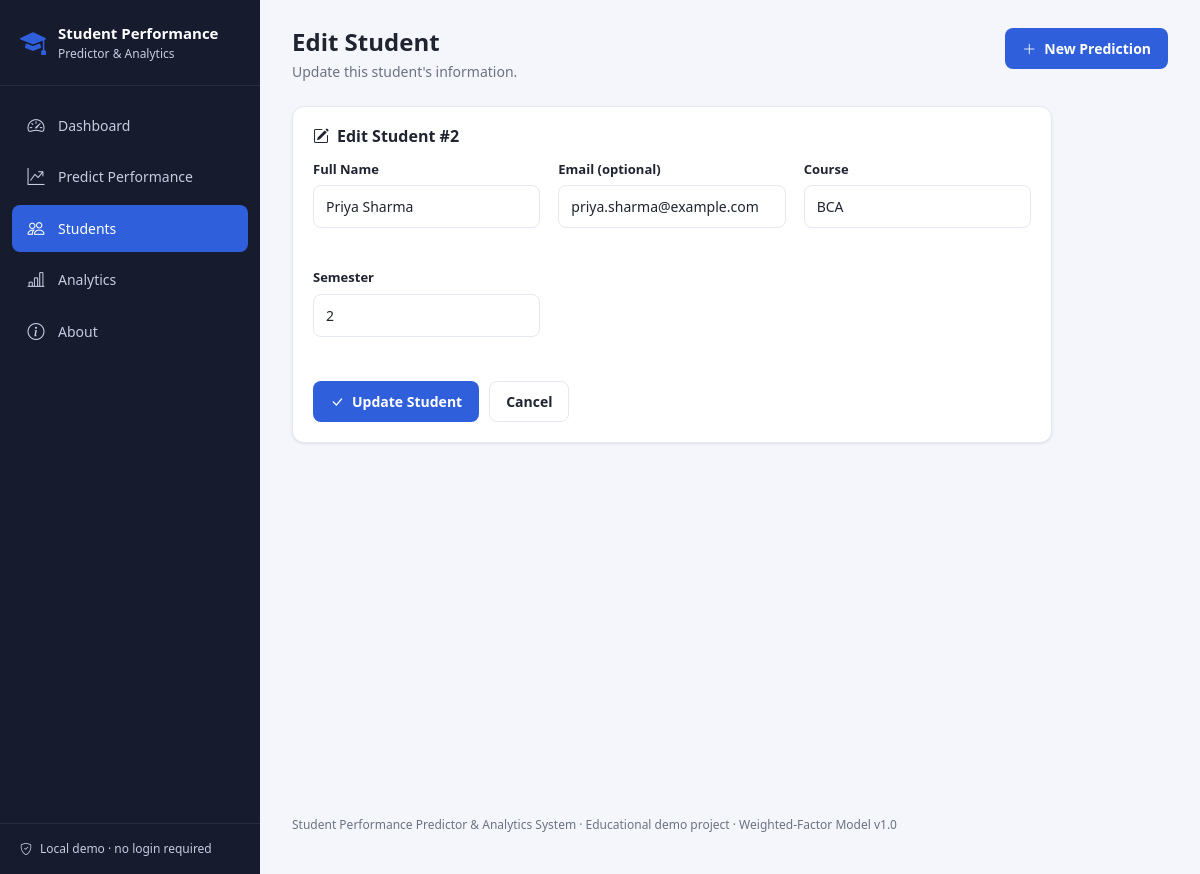
Screenshot of /edit_student.php?id=2 with the database file from the repository.
### tables this page shows
CREATE TABLE students (
    id INT AUTO_INCREMENT PRIMARY KEY,
    name VARCHAR(100) NOT NULL,
    email VARCHAR(100) UNIQUE,
    course_id INT,
    semester INT CHECK (semester BETWEEN 1 AND 12),

    FOREIGN KEY (course_id) REFERENCES courses(id)
);

CREATE TABLE courses (
    id INT AUTO_INCREMENT PRIMARY KEY,
    course_name VARCHAR(50) NOT NULL UNIQUE
);

### includes/functions.php (called while the page is built, shortened)
<?php
function h($value)
{
    return htmlspecialchars((string) $value, ENT_QUOTES, 'UTF-8');
}

### edit_student.php (the view, shortened to what this page needs)
<?php
require_once __DIR__ . '/includes/header.php';
$id = filter_input(INPUT_GET, 'id', FILTER_VALIDATE_INT);
$stmt = $pdo->prepare("SELECT * FROM students WHERE id = ?");
$stmt->execute([$id]);
$student = $stmt->fetch();
$old = [
    'name' => $student['name'],
    'email' => $student['email'] ?? '',
    'course_id' => $student['course_id'],
    'semester' => $student['semester'],
];
$courses = $pdo->query("SELECT id, course_name FROM courses ORDER BY course_name")->fetchAll();
require_once __DIR__ . '/includes/sidebar.php';
?>
<main class="main-content">
    <?php $pageDescription = 'Update this student\'s information.'; require_once __DIR__ . '/includes/navbar.php'; ?>
    <div class="card-box form-card">
        <h2 class="section-title"><i class="bi bi-pencil-square"></i> Edit Student #<?= (int) $id ?></h2>
        <form method="POST" action="edit_student.php?id=<?= (int) $id ?>" id="studentForm" novalidate>
            <div class="form-grid">
                <div class="form-group">
                    <label for="name">Full Name</label>
                    <input type="text" class="form-control" id="name" name="name" value="<?= h($old['name']) ?>" required>
                    <span class="form-error" id="name_error"></span>
                </div>
                <div class="form-group">
                    <label for="email">Email (optional)</label>
                    <input type="email" class="form-control" id="email" name="email" value="<?= h($old['email']) ?>">
                    <span class="form-error" id="email_error"></span>
                </div>
                <div class="form-group">
                    <label for="course_id">Course</label>
                    <select class="form-control" id="course_id" name="course_id" required>
                        <?php foreach ($courses as $c): ?>
                            <option value="<?= (int) $c['id'] ?>" <?= (string) $old['course_id'] === (string) $c['id'] ? 'selected' : '' ?>>
                                <?= h($c['course_name']) ?>
                            </option>
                        <?php endforeach; ?>
                    </select>
                </div>
                <div class="form-group">
                    <label for="semester">Semester</label>
                    <select class="form-control" id="semester" name="semester" required>
                        <?php for ($i = 1; $i <= 12; $i++): ?>
                            <option value="<?= $i ?>" <?= (string) $old['semester'] === (string) $i ? 'selected' : '' ?>><?= $i ?></option>
                        <?php endfor; ?>
                    </select>
                    <span class="form-error" id="semester_error"></span>
                </div>
            </div>
            <div class="form-actions">
                <button type="submit" class="btn btn-primary-solid"><i class="bi bi-check-lg"></i> Update Student</button>
                <a href="students.php" class="btn btn-outline">Cancel</a>
            </div>
        </form>
    </div>
<?php require_once __DIR__ . '/includes/footer.php'; ?>

### style.css (style rules this page uses)
:root { --primary: #2f5fdb; --primary-dark: #23429e; --primary-light: #eaf0ff; --secondary: #6b7280; --success: #16a34a; --success-light: #e8f7ee; --danger: #dc2626; --danger-light: #fdecec; --warning: #d97706; --warning-light: #fef3e2; --info: #0891b2; --info-light: #e3f6f9; --background: #f4f6fb; --surface: #ffffff; --border: #e5e8f0; --text: #1f2430; --text-muted: #6b7280; --sidebar-bg: #161b2e; --sidebar-bg-hover: #232a44; --sidebar-text: #c7cbe0; --sidebar-text-active: #ffffff; --radius: 12px; --radius-sm: 8px; --shadow: 0 1px 3px rgba(16, 24, 40, 0.06), 0 1px 2px rgba(16, 24, 40, 0.04); --shadow-md: 0 4px 12px rgba(16, 24, 40, 0.08); --sidebar-width: 260px; }
* { box-sizing: border-box; }
body { margin: 0; font-family: 'Segoe UI', Roboto, -apple-system, BlinkMacSystemFont, sans-serif; background: var(--background); color: var(--text); font-size: 15px; line-height: 1.5; }
a { text-decoration: none; color: inherit; }
.main-content { margin-left: var(--sidebar-width); flex: 1; padding: 28px 32px 8px; min-width: 0; }
.btn-primary-solid, .btn-outline, .btn-danger-solid, .btn-plain { display: inline-flex; align-items: center; gap: 8px; padding: 9px 16px; border-radius: var(--radius-sm); font-size: 14px; font-weight: 600; border: 1px solid transparent; cursor: pointer; white-space: nowrap; }
.btn-primary-solid { background: var(--primary); color: #fff; }
.btn-outline { background: #fff; border-color: var(--border); color: var(--text); }
.card-box { background: var(--surface); border-radius: var(--radius); box-shadow: var(--shadow); padding: 20px; border: 1px solid var(--border); }
.section-title { font-size: 16px; font-weight: 700; margin: 0 0 14px; display: flex; align-items: center; gap: 8px; }
.form-card { max-width: 760px; }
.form-grid { display: grid; grid-template-columns: repeat(auto-fit, minmax(220px, 1fr)); gap: 18px; }
.form-group { display: flex; flex-direction: column; gap: 6px; }
.form-group label { font-size: 13px; font-weight: 600; color: var(--text); }
.form-control, select.form-control { padding: 10px 12px; border: 1px solid var(--border); border-radius: var(--radius-sm); font-size: 14px; background: #fff; color: var(--text); width: 100%; }
.form-error { font-size: 12px; color: var(--danger); min-height: 16px; }
.form-actions { display: flex; gap: 10px; margin-top: 22px; flex-wrap: wrap; }

### rows the page displays
students: name "Priya Sharma", email "priya.sharma@example.com", course_id "BCA", semester "2"

### other values shown
$label "Dashboard Predict Performance Students Analytics About"
$pageTitle "Edit Student"
$pageDescription "Update this student's information."
$id "2"
MODEL_VERSION "v1.0"
